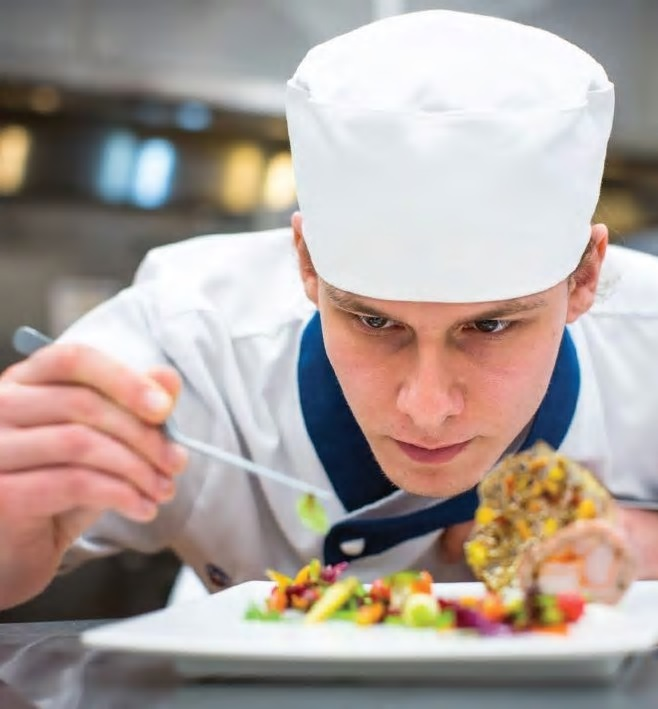
#> input picture data/svd_demo1.jpg, 658 x 709 px
$ python hw2sol.py
#> lines starting #> are read from the running program, lines starting #| are printed output that depends on the picture
# -*- coding: utf-8 -*-
"""
Created on Mon Mar 15 09:37:05 2021
@author: htchen
"""

# Safe reset section (works in Spyder and VS Code)
try:
    from IPython import get_ipython
    ipy = get_ipython()
    if ipy is not None:
        ipy.run_line_magic('reset', '-sf')
except:
    pass

import numpy as np
import numpy.linalg as la
import matplotlib.pyplot as plt
import cv2

plt.rcParams['figure.dpi'] = 144


def myeig(A, symmetric=False):
#> called with symmetric = True
    if symmetric:
        lambdas, V = np.linalg.eigh(A)
#> lambdas = 658 values from 0.168 to 1.31e+10
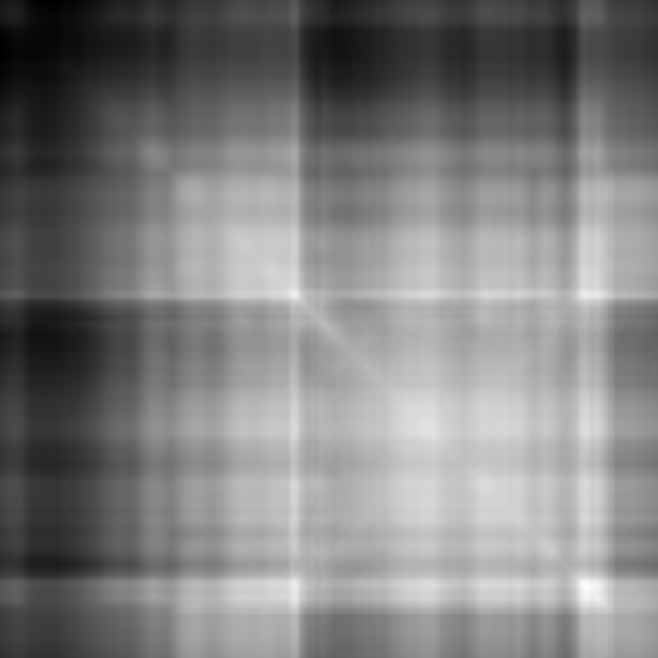
#> A: shape (658, 658) float64; min 9744700, max 29303507, mean 19496062.5; drawn with min black and max white
    else:
        lambdas, V = np.linalg.eig(A)
    lambdas_real = np.real(lambdas)
#> lambdas_real = 658 values from 0.168 to 1.31e+10
    sorted_idx = lambdas_real.argsort()[::-1]
#> sorted_idx = 658 values, max 657 at index 0, min 0 at index 657, mean 328.5
    return lambdas[sorted_idx], V[:, sorted_idx]

def mysvd(A):
    lambdas, V = myeig(A.T @ A, symmetric=True)
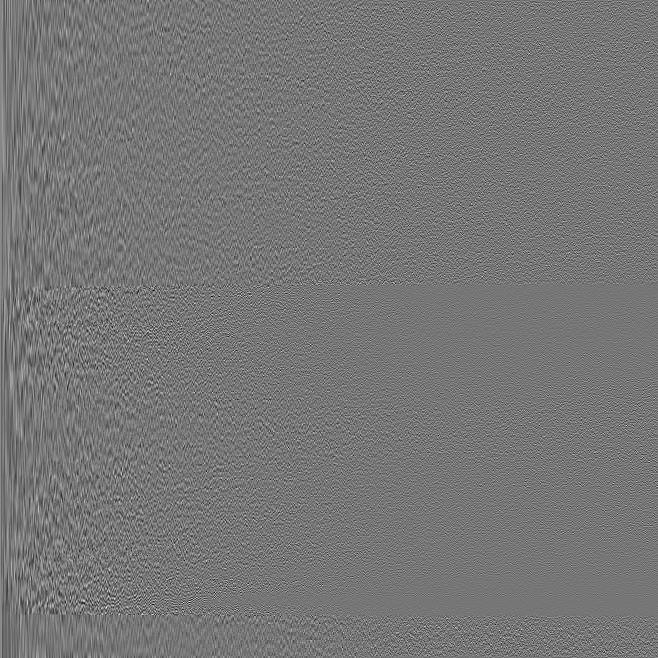
#> V: shape (658, 658) float64; min -0.255, max 0.293, mean 6.81e-05; drawn with min black and max white
#> lambdas = 658 values, max 1.31e+10 at index 0, min 0.168 at index 657, mean 21913158.6
    lambdas, V = np.real(lambdas), np.real(V)
    lambdas = np.append(lambdas, 1e-12)
#> lambdas = 659 values, max 1.31e+10 at index 0, min 1e-12 at index 658, mean 21879906.4
    rank = np.argwhere(lambdas < 1e-6).min()
#> rank = 658
    lambdas, V = lambdas[0:rank], V[:, 0:rank]
#> lambdas = 658 values, max 1.31e+10 at index 0, min 0.168 at index 657, mean 21913158.6
    U = A @ V / np.sqrt(lambdas)
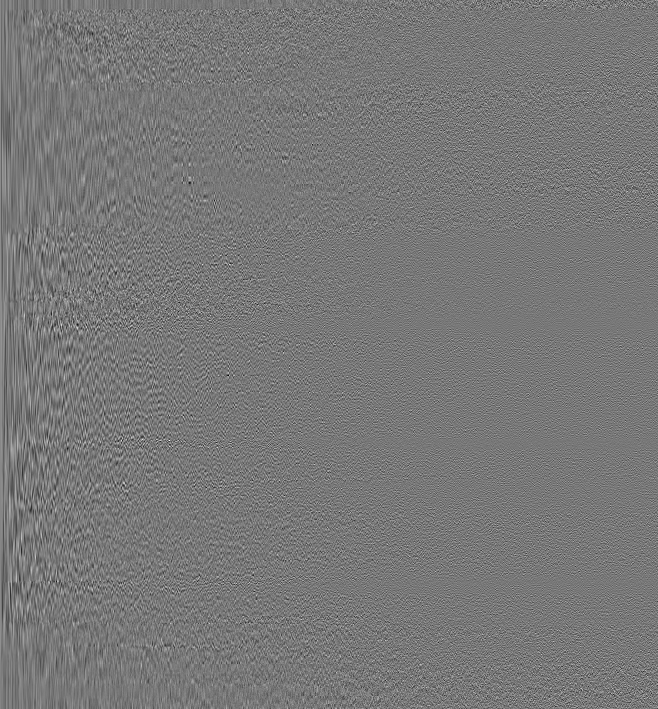
#> U: shape (709, 658) float64; min -0.255, max 0.285, mean 4.69e-05; drawn with min black and max white
    Sigma = np.diag(np.sqrt(lambdas))
    return U, Sigma, V

img = cv2.imread('data/svd_demo1.jpg', cv2.IMREAD_GRAYSCALE)
A = img.astype(dtype=np.float64)

U, Sigma, V = mysvd(A)
VT = V.T
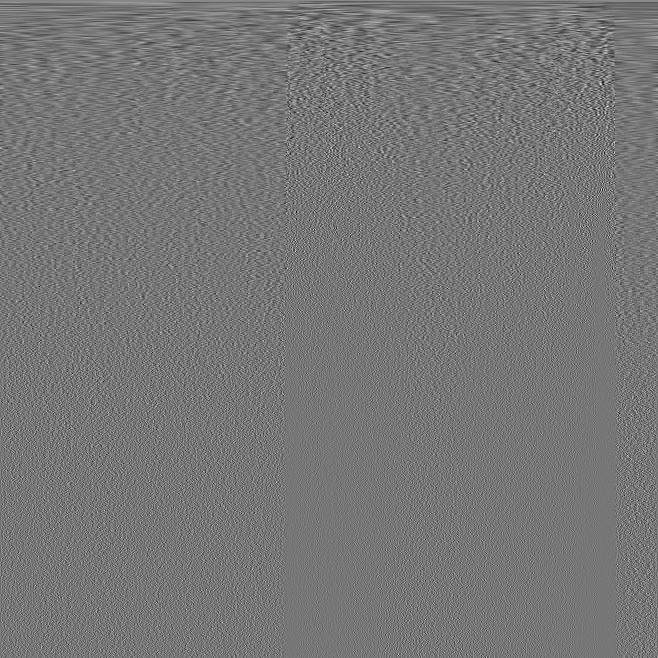
#> VT: shape (658, 658) float64; min -0.255, max 0.293, mean 6.81e-05; drawn with min black and max white

def compute_energy(X: np.ndarray):
    return np.sum(X ** 2)

img_h, img_w = A.shape
#> img_h = 709; img_w = 658
keep_r = 201
rs = np.arange(1, keep_r)

energy_A = compute_energy(A)
#> energy_A = 1.44e+10
energy_N = np.zeros(keep_r)

for r in rs:
    A_bar = U[:, 0:r] @ Sigma[0:r, 0:r] @ VT[0:r, :]
    Noise = A - A_bar
    energy_N[r] = compute_energy(Noise)
#> this loop made 200 passes
#> pass 1, `A_bar = U[:, 0:r] @ Sigma[0:r, 0:r] @ VT[0:r, :]`:
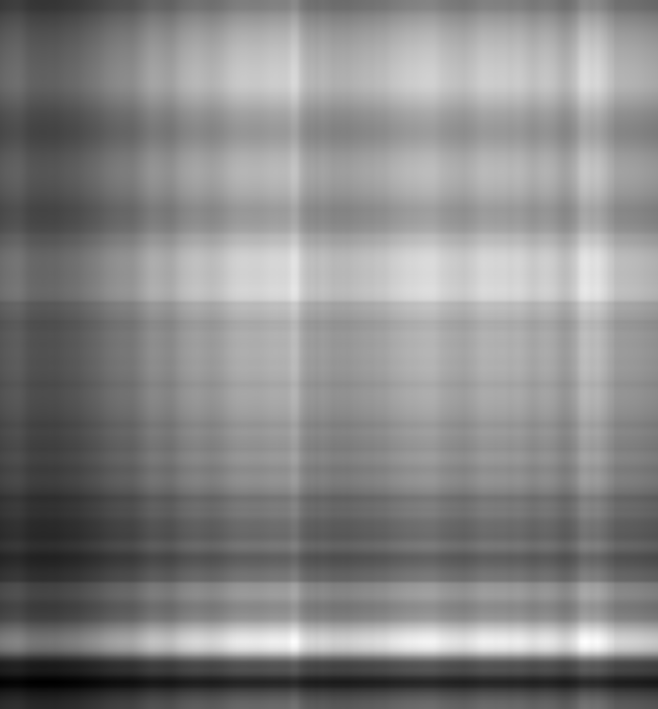
#> A_bar: shape (709, 658) float64; min 45.74, max 267.3, mean 163.2; drawn with min black and max white
#> pass 1, `Noise = A - A_bar`:
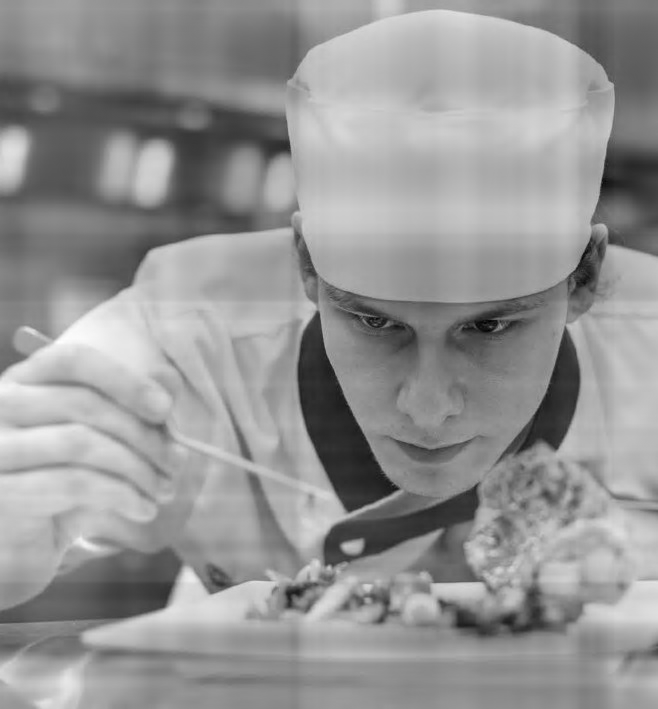
#> Noise: shape (709, 658) float64; min -185.8, max 132.6, mean 0.2; drawn with min black and max white
#> pass 2, `Noise = A - A_bar`:
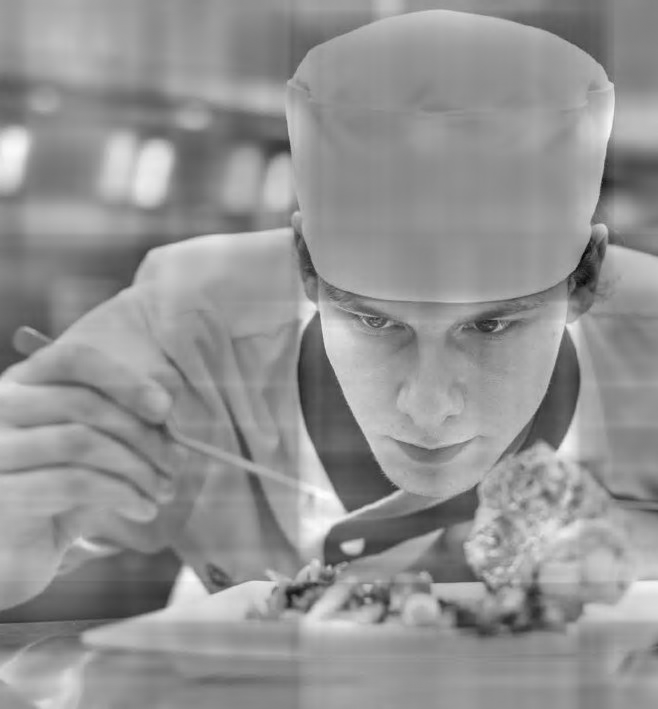
#> Noise: shape (709, 658) float64; min -179.3, max 130.5, mean 0.1; drawn with min black and max white
#> after the loop, energy_N = 201 values, max 1.3e+09 at index 1, min 0 at index 0, mean 30510496.9

SNR = 10 * np.log10(energy_A / energy_N[1:])
#> SNR = 200 values from 10.44 to 49.44

plt.figure()
#> (this line was passed over: IPython is not available in this run)
plt.plot(rs[1:], SNR)
#> (this line was passed over: IPython is not available in this run)
plt.title('SNR vs. r')
#> (this line was passed over: IPython is not available in this run)
plt.xlabel('r')
#> (this line was passed over: IPython is not available in this run)
plt.ylabel('SNR (dB)')
#> (this line was passed over: IPython is not available in this run)
plt.grid(True)
#> (this line was passed over: IPython is not available in this run)
plt.show()

lambdas, _ = myeig(A.T @ A, symmetric=True)
lambdas = np.real(lambdas)

for r in [5, 20, 50, 100]:
    noise_energy_sum = np.sum(lambdas[r:])
    print(f"r={r:3d} => energy_N[r]={energy_N[r]:.4e}, sum(lambda[r+1:])={noise_energy_sum:.4e}")
#> this loop made 4 passes
#> noise_energy_sum on passes 1 to 4: 326569870.8, 55705197.5, 9511249.6, 1593329
#| r=  5 => energy_N[r]=3.2657e+08, sum(lambda[r+1:])=3.2657e+08
#| r= 20 => energy_N[r]=5.5705e+07, sum(lambda[r+1:])=5.5705e+07
#| r= 50 => energy_N[r]=9.5112e+06, sum(lambda[r+1:])=9.5112e+06
#| r=100 => energy_N[r]=1.5933e+06, sum(lambda[r+1:])=1.5933e+06
